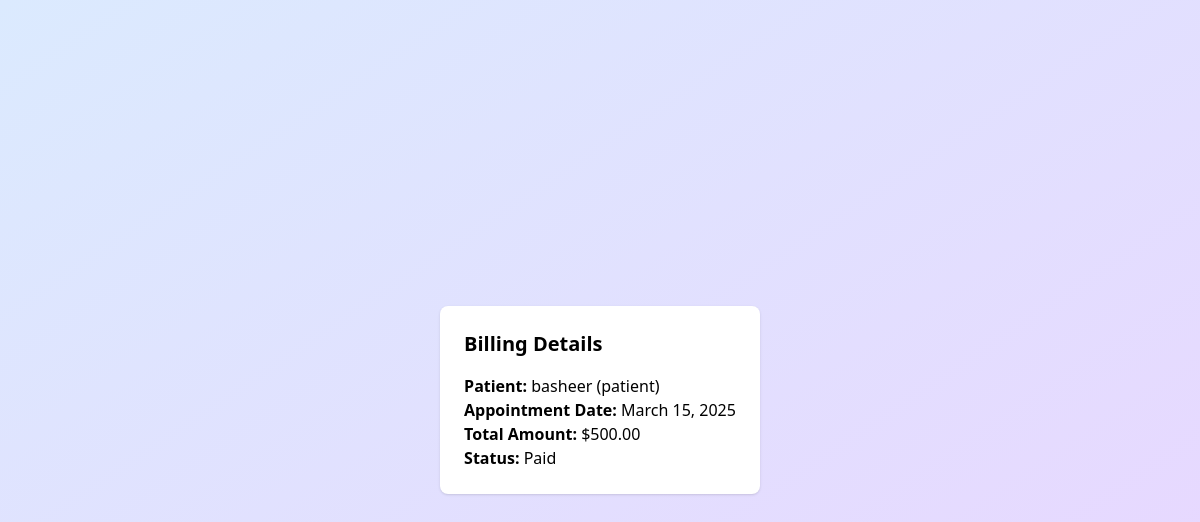
Page /bill/1/ (signed in) on the committed database.
### core/models.py (models this page shows, shortened)
class Billing(models.Model):
    patient = models.ForeignKey(Patient, on_delete=models.CASCADE)
    appointment = models.OneToOneField(Appointment, on_delete=models.CASCADE)
    total_amount = models.DecimalField(max_digits=10, decimal_places=2)
    payment_status = models.CharField(max_length=20, choices=[('Paid', 'Paid'), ('Pending', 'Pending')], default='Pending')
    bill_date = models.DateTimeField(auto_now_add=True)

class Patient(models.Model):
    Gender_choices = [
        ('Male','Male'),
        ('Female','Female'),
        ('Other','Other')
    ]
    user = models.OneToOneField(User, on_delete=models.CASCADE, related_name='patient_profile')
    phone = models.CharField(max_length=15,unique=True)
    dob = models.DateField()
    gender = models.CharField(max_length=50,choices=Gender_choices,default=None)
    address = models.TextField()
    medical_history = models.TextField(blank=True, null=True)
    registered = models.DateTimeField(auto_now_add=True)

class User(AbstractUser):
    Role_Choices = [
        ('patient', 'Patient'),
        ('doctor', 'Doctor'),
    ]
    role = models.CharField(max_length=10,choices=Role_Choices, default='')
    groups = models.ManyToManyField(
        "auth.Group",
        related_name="core_users",  # Unique related_name
        blank=True
    )
    user_permissions = models.ManyToManyField(
        "auth.Permission",
        related_name="core_users_permissions",  # Unique related_name
        blank=True
    )
    def __str__(self):
        return f"{self.username} ({self.role})"

class Appointment(models.Model):
    slot_choices = [
        ('Morning','Morning'),
        ('Afternoon','Afternoon'),
        ('Evening','Evening')
    ]
    Appointment_status = [
        ("Scheduled",'Scheduled'),
        ("Completed","Completed"),
        ("Cancelled","Cancelled"),
    ]
    patient = models.ForeignKey(Patient, on_delete=models.CASCADE)
    doctor = models.ForeignKey(Doctor, on_delete=models.CASCADE)
    appointmentdate = models.DateField()
    slot = models.CharField(max_length=20, choices=slot_choices)
    status = models.CharField(max_length=20, choices= Appointment_status, default="Scheduled")
    notes = models.TextField(blank=True,null=True)
    bill = models.BooleanField(default=False)
    class Meta:
         unique_together = ('doctor', 'appointmentdate', 'slot')

### core/views.py (the view)
# urls.py: path("bill/<int:bill_id>/", view_bill, name="view_bill"),
@login_required
def view_bill(request, bill_id):
    bill = get_object_or_404(Billing, id=bill_id)
    return render(request, "core/billing/bill_details.html", {"bill": bill})

### core/templates/core/billing/bill_details.html (shortened to what this page needs)
{% extends "core/base.html" %}
{% block content %}
<div class="max-w-lg mx-auto bg-white shadow p-6 rounded-lg">
    <h2 class="text-xl font-semibold mb-4">Billing Details</h2>
    <p><strong>Patient:</strong> {{ bill.patient.user }}</p>
    <p><strong>Appointment Date:</strong> {{ bill.appointment.appointmentdate }}</p>
    <p><strong>Total Amount:</strong> ${{ bill.total_amount }}</p>
    <p><strong>Status:</strong> {{ bill.payment_status }}</p>
</div>
{% endblock %}

### rows in the picture
Billing: patient.user "basheer (patient)", appointment.appointmentdate "March 15, 2025", total_amount "500.00", payment_status "Paid"
